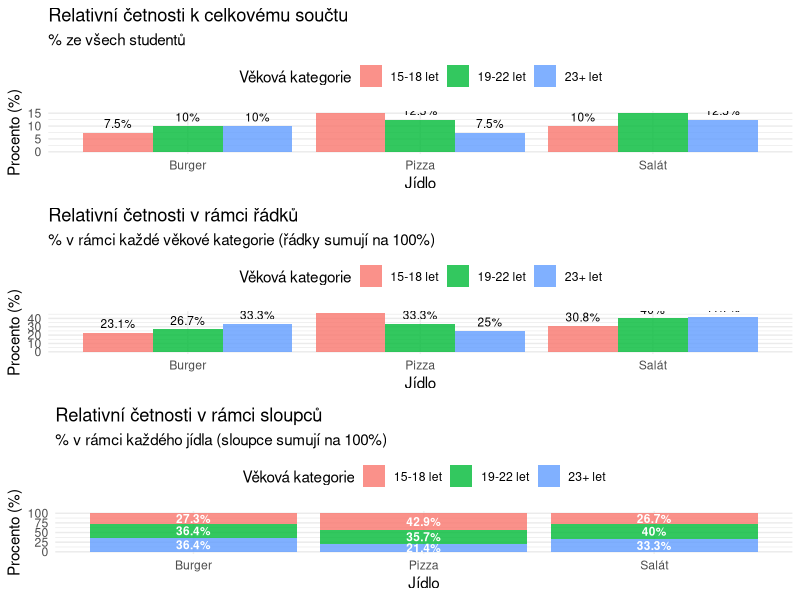

The R script that drew this image:
## ---- chunk 1
#| label: fig-relative-total
#| fig-cap: "Relativní četnosti k celkovému součtu"
#| warning: false

library(ggplot2)
library(dplyr)

# Vytvoření ukázkových dat
data <- data.frame(
  vek = rep(c("15-18 let", "19-22 let", "23+ let"), each = 3),
  jidlo = rep(c("Pizza", "Salát", "Burger"), 3),
  pocet = c(30, 20, 15,  # 15-18 let
            25, 30, 20,  # 19-22 let
            15, 25, 20)  # 23+ let
)

# Výpočet relativních četností k celkovému součtu
total <- sum(data$pocet)
data$rel_total <- round(data$pocet / total * 100, 1)

# Kontingenční tabulka s relativními četnostmi
cont_rel_total <- xtabs(rel_total ~ vek + jidlo, data = data)

knitr::kable(cont_rel_total,
             caption = "Relativní četnosti k celkovému součtu (%)",
             align = "c",
             digits = 1)
## ---- chunk 2
#| label: fig-relative-rows
#| fig-cap: "Relativní četnosti v rámci řádků"
#| warning: false

# Výpočet relativních četností v rámci řádků
data <- data %>%
  group_by(vek) %>%
  mutate(rel_row = round(pocet / sum(pocet) * 100, 1)) %>%
  ungroup()

# Kontingenční tabulka s relativními četnostmi v řádcích
cont_rel_row <- xtabs(rel_row ~ vek + jidlo, data = data)

knitr::kable(cont_rel_row,
             caption = "Relativní četnosti v rámci řádků (% v rámci věkové kategorie)",
             align = "c",
             digits = 1)
## ---- chunk 3
#| label: fig-relative-columns
#| fig-cap: "Relativní četnosti v rámci sloupců"
#| warning: false

# Výpočet relativních četností v rámci sloupců
data <- data %>%
  group_by(jidlo) %>%
  mutate(rel_col = round(pocet / sum(pocet) * 100, 1)) %>%
  ungroup()

# Kontingenční tabulka s relativními četnostmi ve sloupcích
cont_rel_col <- xtabs(rel_col ~ vek + jidlo, data = data)

knitr::kable(cont_rel_col,
             caption = "Relativní četnosti v rámci sloupců (% v rámci jídla)",
             align = "c",
             digits = 1)
## ---- chunk 4
#| label: fig-relative-comparison
#| fig-cap: "Porovnání různých typů relativních četností"
#| warning: false
#| fig-height: 15

library(gridExtra)

# Graf 1: Celkové relativní četnosti
p1 <- ggplot(data, aes(x = jidlo, y = rel_total, fill = vek)) +
  geom_col(position = "dodge", alpha = 0.8) +
  geom_text(aes(label = paste0(rel_total, "%")),
            position = position_dodge(width = 0.9),
            vjust = -0.5, size = 3) +
  labs(
    title = "Relativní četnosti k celkovému součtu",
    subtitle = "% ze všech studentů",
    x = "Jídlo",
    y = "Procento (%)",
    fill = "Věková kategorie"
  ) +
  theme_minimal() +
  theme(legend.position = "top")

# Graf 2: Relativní četnosti v řádcích
p2 <- ggplot(data, aes(x = jidlo, y = rel_row, fill = vek)) +
  geom_col(position = "dodge", alpha = 0.8) +
  geom_text(aes(label = paste0(rel_row, "%")),
            position = position_dodge(width = 0.9),
            vjust = -0.5, size = 3) +
  labs(
    title = "Relativní četnosti v rámci řádků",
    subtitle = "% v rámci každé věkové kategorie (řádky sumují na 100%)",
    x = "Jídlo",
    y = "Procento (%)",
    fill = "Věková kategorie"
  ) +
  theme_minimal() +
  theme(legend.position = "top")

# Graf 3: Relativní četnosti ve sloupcích
p3 <- ggplot(data, aes(x = jidlo, y = rel_col, fill = vek)) +
  geom_col(alpha = 0.8) +
  geom_text(aes(label = paste0(rel_col, "%")),
            position = position_stack(vjust = 0.5),
            color = "white", fontface = "bold", size = 3) +
  labs(
    title = "Relativní četnosti v rámci sloupců",
    subtitle = "% v rámci každého jídla (sloupce sumují na 100%)",
    x = "Jídlo",
    y = "Procento (%)",
    fill = "Věková kategorie"
  ) +
  theme_minimal() +
  theme(legend.position = "top")

gridExtra::grid.arrange(p1, p2, p3, ncol = 1)
